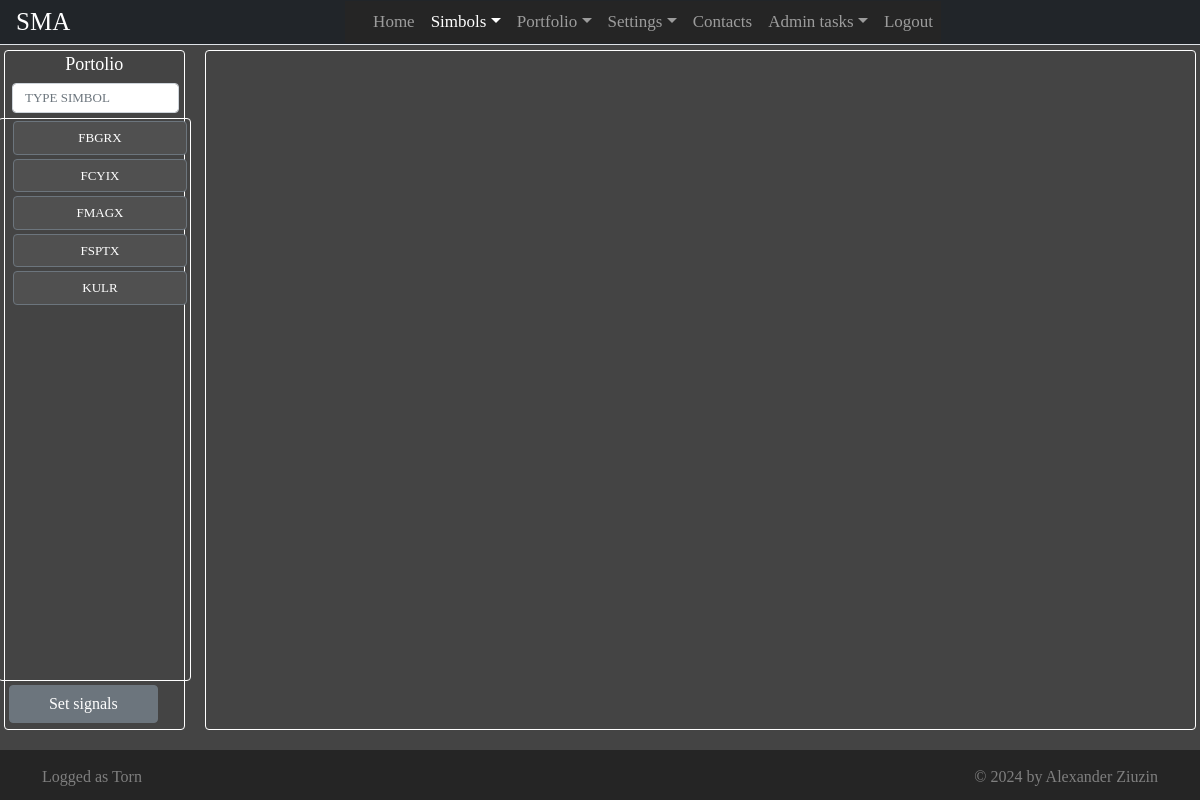
The app's page /simbols?listtype=portfolio&rwl=false&simbol= (signed in) with its own data.
### app/models.py (models this page shows, shortened)
class Simbol(db.Model):
    __tablename__ = 'simbol'
    simbol = db.Column(db.String(10), primary_key = True)
    title = db.Column(db.String(100))
    category = db.Column(db.String(20))
    sector = db.Column(db.String(30))
    industry = db.Column(db.String(30))
    country = db.Column(db.String(4))
    isfund = db.Column(db.Boolean)
    onemonthreturn = db.Column(db.Float)
    twomonthreturn = db.Column(db.Float)
    threemonthreturn = db.Column(db.Float)
    sixmonthreturn = db.Column(db.Float)
    ytd = db.Column(db.Float)
    oneyearreturn = db.Column(db.Float)
    threeyearreturn = db.Column(db.Float)
    fiveyearreturn = db.Column(db.Float)
    tenyearreturn = db.Column(db.Float)
    lifeoffundreturn = db.Column(db.Float)
    netto = db.Column(db.Float)
    gross = db.Column(db.Float)
    overall = db.Column(db.Float)

class User(UserMixin, db.Model):
    __tablename__ = 'user'
    id = db.Column(db.String(40), primary_key=True)
    email = db.Column(db.String(80), unique=True)
    username = db.Column(db.String(100), unique=True)
    password_hash = db.Column(db.String())
    admin = db.Column(db.Boolean)

### app/views.py (the view, shortened to what this page needs)
@app.route("/simbols")
@login_required
def simbols():
   plots_img = "/static/images/empty_plots.png"
   if request.args:
      req = request.args
      listtype = req["listtype"]
      simbol   = req["simbol"]
      rwl      = req["rwl"]
      simbols=[]
      selected_simbol_data = db.session.query(Simbol).filter(Simbol.simbol == simbol).first()
      try:
         if listtype == "portfolio":
            subquery = db.session.query(UserSimbol.simbol)\
                     .filter(UserSimbol.userid == current_user.id, UserSimbol.listtype == 1).subquery()
            simbols = db.session.query(Simbol, SimbolData)\
                                 .outerjoin(SimbolData, SimbolData.simbol ==Simbol.simbol)\
                                 .filter(Simbol.simbol.in_(subquery))\
                                 .order_by(Simbol.simbol).all()
         if listtype == "unselected":
            subquery = db.session.query(UserSimbol.simbol).filter(UserSimbol.userid == current_user.id).subquery()
            simbols = db.session.query(Simbol, SimbolData)\
                                 .outerjoin(SimbolData, SimbolData.simbol ==Simbol.simbol)\
                                 .filter(Simbol.simbol.notin_(subquery))\
                                 .order_by(Simbol.simbol).all()
         historydata = ChartsData("-----", get_user_indicators_params("-----", current_user.id))
         if rwl == 'true':
            for smb in simbols:
               load_historical_data(simbol = smb[0].simbol)
         return render_template("simbols.html" , pageName = "Simbols", simbols = simbols,
                                 selected_simbol = req["simbol"],
                                 selected_simbol_data = selected_simbol_data,
                                 user = current_user,
                                 listtype = req["listtype"], plots_image = plots_img,
                                 last_price = historydata.lastPrice,
                                 warning_level = historydata.warningLevel)
      except Exception as ex:
          return render_template("error.html", pageName = "Simbols", user = current_user, error_descr = ex.args)

### app/models.py (called while the page is built, shortened)
def get_user_indicators_params(simbol:str, userid:str)->IndicatorsParams:
    user_indicators_params  = db.session\
                                .query(IndicatorsParams)\
                                .filter(IndicatorsParams.userid == userid,
                                        IndicatorsParams.simbol == simbol)\
                                .first()
    return user_indicators_params

### app/userlogin.py (called while the page is built)
@login.user_loader
def load_user(id):
    return User.query.get(str(id))

### app/templates/simbols.html (shortened to what this page needs)
{% extends "base.html" %}
{% block main %}
<div>
    <div id = "main-row" class = "row gx-3">
        <div id = "left-column" class = "col-md-2 left-column">
            <div class = "simbols-list-border">
                <div class = "row simbols-list-header">
                    {% if listtype == "portfolio" %}
                    Portolio
                    {% endif %}
                </div>
                <div id = "simbols-search-row" class = "row">
                    <input id = "simbol-search" type="text" class = "form-control search-simbol-input"
                        placeholder="Type simbol">
                </div>
                <div id = "simbols-list-row" class = "row">
                    <ul id = "list-of-simbols" class = "simbols-list">
                        {% for simbol in simbols %}
                        <li>
                            <button type="button"
                                    class="btn  btn-secondary shadow-none
                                    simbol-button warning-level-{{simbol[1].warning_level}}"
                                    onclick="simbol_button_click(event)">
                                    {{simbol[0].simbol}}
                            </button>
                        </li>
                        {% endfor %}
                    </ul>
                </div>
                {% if listtype == "watchlist" or listtype == "portfolio" or listtype == "shortlist" %}
                <div id = "set-warn-levels-row" class = "row">
                    <div class = "col-sm">
                        <button type="button" class="btn btn-secondary shadow-none"
                            style="width: 100%;"
                            onclick="set_warning_levels_button_click()">
                            Set signals
                        </button>
                    </div>
                </div>
                {% endif %}
            </div>
        </div>
        <div id = "right-column" class = "col-md-10 right-column">
            <div class = "plots-border">
                <div id = "plots-header" class = "row">
                </div>
                <div id = "plots-body" class = "row" style="background-image: url('{{plots_image}}')">
                </div>
                <div id = "plots-footer" class = "row">
                    <div class = "col-sm-12">
                        <div class="float-end">
                        </div>
                </div>
                </div>
            </div>
        </div>
    </div>
</div>
{% endblock %}

### app/templates/base.html (shortened to what this page needs)
<!DOCTYPE html>
<html lang="en" dir="ltr">
    <head>
        <link rel="stylesheet" type="text/css" href="/static/css/bootstrap.min.css"/>
        <link rel="stylesheet" type="text/css" href="/static/css/style.css" />
	</head>
    <body >
      <header id = "page-header" class="container-sm">
        <nav class="navbar navbar-expand-sm navbar-dark bg-dark fixed-top navigation" >
          <a id = "brand-icon" class="navbar-brand cinzel-400" href="#">SMA</a>
          <div class="collapse navbar-collapse justify-content-center" id="navbarCollapse">
            <ul class="navbar-nav">
              <li class = "nav-item">
                <a class="nav-link {% if pageName == 'Home' %} active {% endif %}" aria-current="page" href="/">Home</a>
              </li>
              {% if user.is_authenticated %}
              <li class = "nav-item dropdown">
                <a  id="navbarDropdownSimbols"
                    class="nav-link dropdown-toggle {% if pageName == 'Simbols' %} active {% endif %}"
                    href="#"
                    role="button" data-bs-toggle="dropdown"
                    aria-expanded="false">Simbols</a>
              </li>
              <li class = "nav-item dropdown">
                <a id ="navbarDropdownPortfolio"
                   class="nav-link dropdown-toggle {% if pageName == 'Portfolio' %} active {% endif %}"
                   href="#"
                   role="button" data-bs-toggle="dropdown"
                  aria-expanded="false">Portfolio</a>
              </li>
              <li class = "nav-item dropdown">
                <a id ="navbarDropdownSettings"
                   class="nav-link dropdown-toggle {% if pageName == 'Settings' %} active {% endif %}"
                   href="#"
                   role="button" data-bs-toggle="dropdown"
                   aria-expanded="false">Settings</a>
              </li>
              {% endif %}
              <li class = "nav-item">
                <a class="nav-link {% if pageName == 'Contacts' %} active {% endif %}" href="/contacts">Contacts</a>
              </li>
              {% if user.admin %}
              <li class = "nav-item dropdown">
                <a id ="navbarDropdownSettings"
                   class="nav-link dropdown-toggle {% if pageName == 'AdminTasks' %} active {% endif %}"
                   href="#"
                   role="button" data-bs-toggle="dropdown"
                   aria-expanded="false">Admin tasks</a>
              {% endif %}
              <li class = "nav-item">
                {% if user.is_authenticated %}
                  <a class="nav-link {% if pageName == 'Login' %} active {% endif %}" href="/logout">Logout</a>
                {% else %}
                  <a class="nav-link {% if pageName == 'Logout' %} active {% endif %}" href="/login">Login</a>
                {% endif %}
              </li>
            </ul>
          </div>
        </nav>
      </header>
      <main id="main">
          {% block main %}
          {% endblock %}
      </main>
      <footer class = "d-flex align-items-center">
        <div  class = "container">
          <div class = "row ">
            <div class = "col-sm-6">
              <div class = "d-flex justify-content-start">
                {% if user.is_authenticated %}
                  Logged as {{user.username}}
                {% endif %}
              </div>
            </div>
            <div class = "col-sm-6" >
              <div class = "d-flex justify-content-end">
                © 2024 by Alexander Ziuzin
              </div>
            </div>
          </div>
        </div>
      </footer>
    </body>
</html>

### app/static/css/style.css (style rules this page uses)
html { visibility:hidden; }
body { color: #566787;background-color:rgb(68, 68, 68); font-family: "HvDTrial_Brandon_Grotesque_regular"; font-size: large; text-size-adjust: 100%; min-width: 375px; }
.cinzel-400 { font-family: 'Cinzel'; font-size: 1.5em; font-weight: 400; color:White; }
.navigation { height: 45px; padding-top: 0px; padding-bottom: 0px; border-bottom: solid white 1px; }
#main { width: 100%; margin-top: 50px; margin-left: 0px; margin-right: 0px; }
footer { position:fixed; bottom: 0; width:100%; height: 50px; background-color:rgb(37, 37, 37); text-align: center; padding-top: 5px; color: #7F7F7F; font-size:medium; padding-top: 3px; }
#brand-icon { margin-left: 4px; }
.col-sm { margin: 4px; }
.navbar { padding-top: 0 !important; padding-bottom: 0 !important; background: #ffffff; padding-left: 0px; padding-right: 0px; border-bottom: 1px solid #dfe3e8; border-radius: 0; }
.navbar .navbar-brand { padding-left: 0; font-size: 25px; }
.navbar .navbar-nav { position: relative; background-color:rgb(37, 37, 37); padding-left: 20px; }
.navbar a, .navbar a:active { color: #888; font-size: 17px; background: transparent; }
.active { color:white; }
#brand-icon { margin-left: 16px; }
.navbar-dark { margin-bottom: 2px; }
#main-row { margin-top: 50px; color: white; }
.left-column { align-items: center; }
.right-column { border-radius: 4px; }
#simbols-search-row { margin: 5px; }
#plots-body { height: calc(100% - 90px); background-position: center; background-size: contain; background-repeat: no-repeat; margin: 2px; flex-grow: 1; }
#plots-footer { margin-top: 10px; }
#simbols-list-row { padding-right: 10px; height: calc(100% - 115px); }
.simbols-list { height: 100%; list-style-type: none; align-items: center; justify-content: center; overflow-y:scroll; overflow-x: hidden; margin-left: 5px; margin-right: 15px; padding-right: 3px; border: 1px solid white; border-radius: 4px; }
.simbols-list-border { height:inherit; border: 1px solid white; border-radius: 4px; padding-left: 0px; padding-right: 0px; margin-right: 2px; margin-left: 4px; }
.simbols-list-header { font-size: large; justify-content: center; text-wrap:wrap ; }
.search-simbol-input { align-self:center; width: calc(100% - 2px); margin-left: 2px; text-transform: uppercase; height: 30px; font-size: small; border-radius: 4px; }
.simbol-button { background-color: #505050; width: 99%; margin: 2px; font-size: small; background-image: url('../images/Red_100x70_gray_small.png'); background-repeat: no-repeat; background-size: 15px 10px; background-position: right 10px top 2px; }
.plots-border { height:inherit; border: 1px solid white; border-radius: 4px; padding-left: 0px; padding-right: 0px; margin-left: 2px; margin-right: 4px; }
#set-warn-levels-row { margin-right: 10px; }
.warning-level-3 { background-image: none; }

### records on screen
Simbol: simbol "FBGRX"
Simbol: simbol "FCYIX"
Simbol: simbol "FMAGX"
Simbol: simbol "FSPTX"
Simbol: simbol "KULR"
User: username "Torn"
